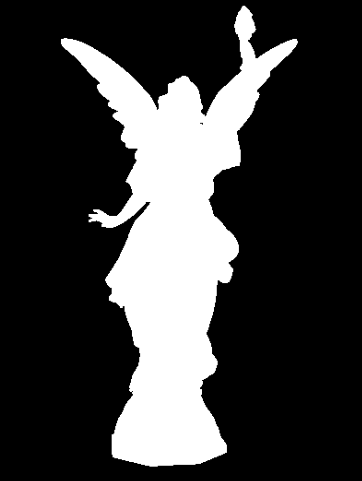
#> input picture Solver/Jupyter/LucyBackground.png, 362 x 481 px
$ jupyter execute Silhouette.ipynb
#> lines starting #> are read from the running program, lines starting #| are printed output that depends on the picture; after the words box and inside, x2 and y2 are one past the last pixel; in counts of white or black regions, pixels touching at a corner belong together
[cell 1]
import cv2
import matplotlib.pylab as plt
import numpy as np
import os

[cell 2]
image = cv2.imread('LucyBackground.png')
#> image is the input picture: shape (481, 362, 3); min 0, max 255, mean 60.8

kernel = (21, 21)
image_blurred = cv2.GaussianBlur(image, kernel, 0)
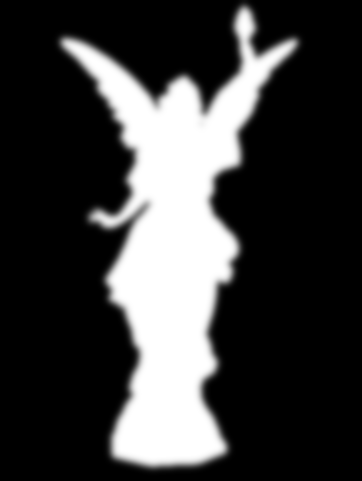
#> image_blurred: shape (481, 362, 3); min 0, max 255, mean 60.8
gray = cv2.cvtColor(image, cv2.COLOR_BGR2GRAY)

mask = np.zeros(image.shape, np.uint8)
contours, hierarchy = cv2.findContours(gray.copy(), cv2.RETR_EXTERNAL, cv2.CHAIN_APPROX_SIMPLE)
#> contours = 1 contour; box (x1, y1, x2, y2) and area: (60, 5, 298, 467) 41818
edge_width = 5
cv2.drawContours(mask, contours, -1, (255,255,255), edge_width)
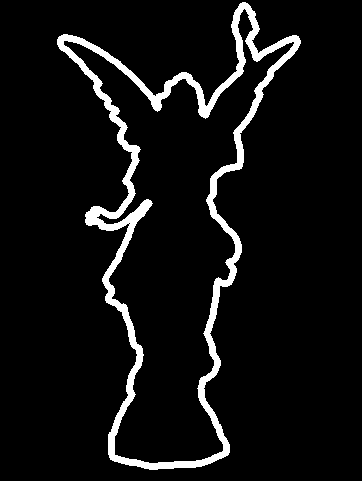
#> mask: shape (481, 362, 3); 6.5% white; 1 white region, box (x1, y1, x2, y2) and area: (57, 2, 301, 470) 11285

plt.imshow(mask)

output = np.where(mask==np.array([255, 255, 255]), image_blurred, image)
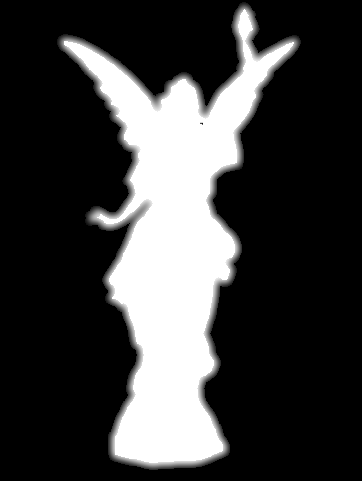
#> output: shape (481, 362, 3); min 0, max 255, mean 61

plt.imshow(output)
gray.shape
#> Out = (481, 362)
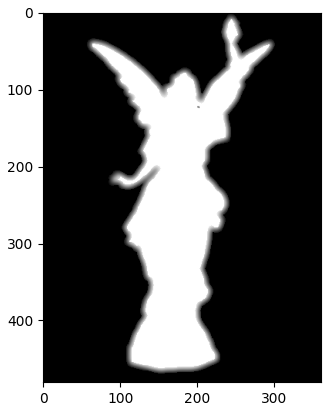
#> figure drawn by matplotlib, 1 panel
